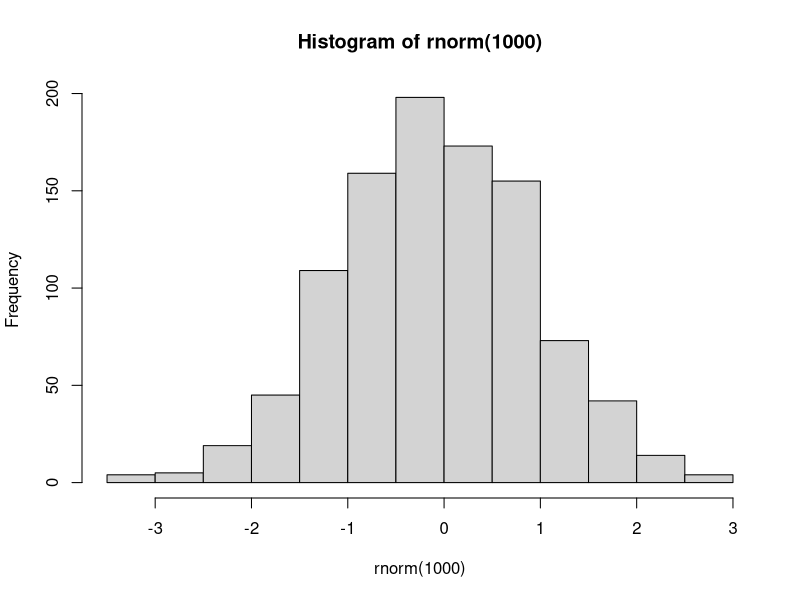

Source code (R):
## ---- chunk 1
hist(rnorm(1e3), breaks = "Scott")
